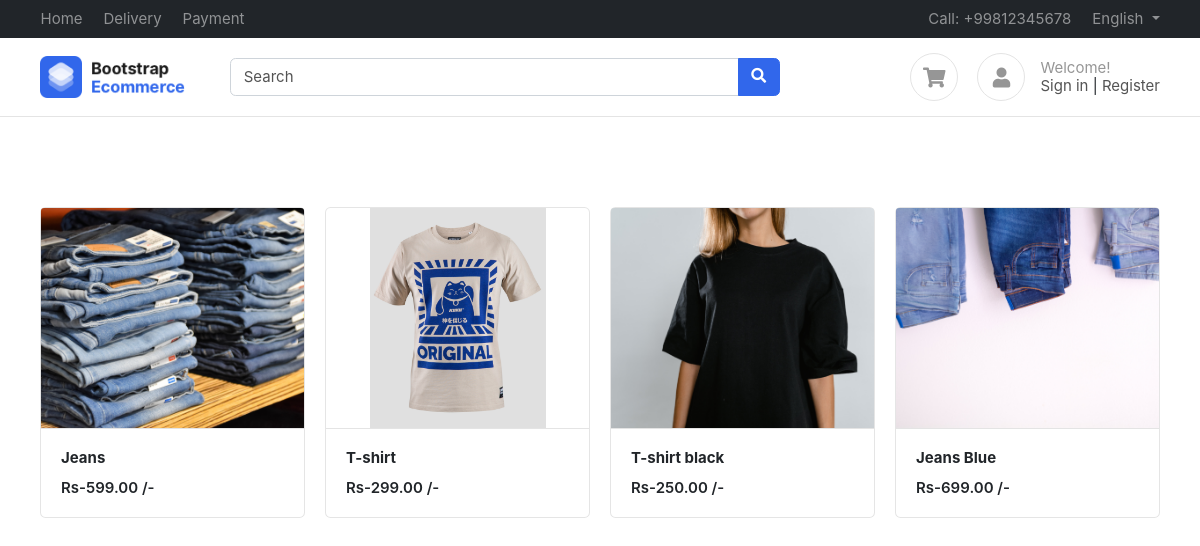
The page / on the database its author committed.
### products/models.py (models this page shows, shortened)
class Product(BaseModel):
    product_name = models.CharField(max_length=100)
    slug = models.SlugField(unique=True  , null=True , blank=True)
    category = models.ForeignKey(Category , on_delete=models.CASCADE , related_name="products")
    price = models.IntegerField()
    product_desription = models.TextField()
    color_variant = models.ManyToManyField(ColorVariant , blank=True)
    size_variant = models.ManyToManyField(SizeVariant , blank=True)

class ProductImage(BaseModel):
    product = models.ForeignKey(Product , on_delete=models.CASCADE , related_name="product_images")
    image =  models.ImageField(upload_to="product")

### home/views.py (the view)
# urls.py: path('' , index , name="index"),
def index(request):
   context = {'products' : Product.objects.all}
   return render(request , 'home/index.html' , context)

### templates/home/index.html
{% extends "base/base.html"%}
{%  block start %}
<div class="container mt-5 pt-5">
    <div class="row">
        {% for product in products %}
        <div class="col-md-3">
            <figure class="card card-product-grid">
                <div class="img-wrap"> <img src="/media/{{product.product_images.first.image}}"> </div>
                <figcaption class="info-wrap border-top">
                    <a href="{% url 'get_product' product.slug %}" class="title">
                        <b>{{product.product_name}}</b></a>
                    <div class="price mt-2">Rs-{{product.price}}.00 /-</div>
                </figcaption>
            </figure>
        </div>
        {% endfor %}
    </div>
    </div>
{% endblock %}

### templates/base/base.html (shortened to what this page needs)
<!DOCTYPE HTML>
<html lang="en">
<head>
<link href="/media/css/bootstrap.css" rel="stylesheet" type="text/css"/>
<link href="/media/fonts/fontawesome/css/all.min.css" type="text/css" rel="stylesheet">
<link href="/media/css/ui.css" rel="stylesheet" type="text/css"/>
<link href="/media/css/responsive.css" rel="stylesheet" />
</head>
<body>
	<header class="section-header">
		<nav class="navbar navbar-dark navbar-expand p-0 bg-dark">
		<div class="container">
			<ul class="navbar-nav d-none d-md-flex mr-auto">
				<li class="nav-item"><a class="nav-link" href="#">Home</a></li>
				<li class="nav-item"><a class="nav-link" href="#">Delivery</a></li>
				<li class="nav-item"><a class="nav-link" href="#">Payment</a></li>
			</ul>
			<ul class="navbar-nav">
				<li class="nav-item"><a href="#" class="nav-link"> Call: +99812345678 </a></li>
				<li class="nav-item dropdown">
					 <a href="#" class="nav-link dropdown-toggle" data-toggle="dropdown"> English </a>
				</li>
			</ul>
		  </div>
		</nav>
		<section class="header-main border-bottom">
			<div class="container">
		<div class="row align-items-center">
			<div class="col-lg-2 col-4">
				<div class="brand-wrap">
					<img class="logo" src="images/logo.png">
				</div>
			</div>
			<div class="col-lg-6 col-sm-12">
				<form action="#" class="search">
					<div class="input-group w-100">
						<input type="text" class="form-control" placeholder="Search">
						<div class="input-group-append">
						  <button class="btn btn-primary" type="submit">
							<i class="fa fa-search"></i>
						  </button>
						</div>
					</div>
				</form>
			</div>
			<div class="col-lg-4 col-sm-6 col-8">
				<div class="widgets-wrap float-md-right">
					<div class="widget-header  mr-3">
						<a href="#" class="icon icon-sm rounded-circle border"><i class="fa fa-shopping-cart"></i></a>
					</div>
					<div class="widget-header icontext">
						<a href="#" class="icon icon-sm rounded-circle border"><i class="fa fa-user"></i></a>
						<div class="text">
							<span class="text-muted">Welcome!</span>
							<div>
								<a href="#">Sign in</a> |
								<a href="#"> Register</a>
							</div>
						</div>
					</div>
				</div>
			</div>
		</div>
			</div>
		</section>
		</header>
{% block start %}
{% endblock %}
</body>
</html>

### public/static/css/ui.css (style rules this page uses)
html { font-family: 'Inter', sans-serif; font-size: 15px; }
.img-wrap { text-align: center; display: block; }
.img-wrap img { max-width: 100%; }
.icon-xs, .icon-sm, .icon-md, .icon-lg { display: inline-block; text-align: center; flex-shrink: 0; flex-grow: 0; }
.icon-sm { width: 48px; height: 48px; line-height: 48px; font-size: 20px; }
figure { margin-bottom: 0; }
.card .title { color: #212529; }
.header-main { position: relative; padding-top: 1rem; padding-bottom: 1rem; }
.brand-wrap .logo, .navbar-brand .logo { margin-right: 7px; max-height: 42px; display: inline-block; }
.widget-header { display: inline-block; vertical-align: middle; position: relative; }
.widget-header a { color: #545454; }
.widget-header i { color: #969696; }
[class*='card-product'] a.title { color: #212529; display: block; }
[class*='card-product'] .img-wrap { overflow: hidden; position: relative; }
[class*='card-product'] .img-wrap img { height: 100%; max-width: 100%; width: auto; display: inline-block; object-fit: cover; }
.card-product-grid { margin-bottom: 20px; }
.card-product-grid .img-wrap { border-radius: 0.2rem 0.2rem 0 0; height: 220px; }
.card-product-grid .info-wrap { overflow: hidden; padding: 18px 20px; }
.card .img-wrap { overflow: hidden; }
.icontext { display: inline-flex; align-items: center; vertical-align: middle; }
.icontext .text { width: 100%; line-height: 1.2; color: #212529; }
.icontext .icon { position: relative; margin-right: 15px; flex-shrink: 0; flex-grow: 0; }
.price { font-weight: 600; color: #212529; }

### rows shown on the page
Product: product_images.first.image (picture), product_name "Jeans", price "599"
Product: product_images.first.image (picture), product_name "T-shirt", price "299"
Product: product_images.first.image (picture), product_name "T-shirt black", price "250"
Product: product_images.first.image (picture), product_name "Jeans Blue", price "699"
